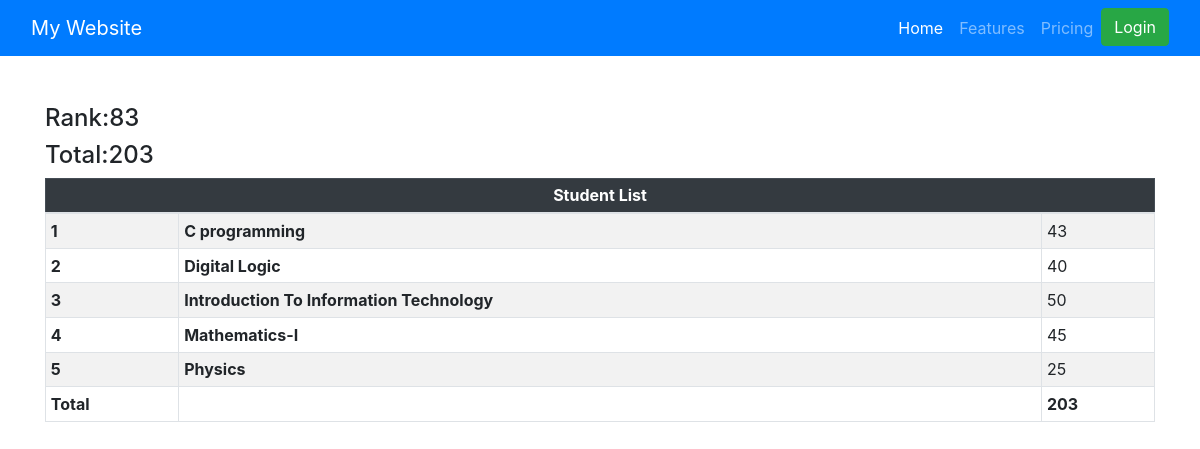
Screenshot of /see_marks/762/ with the database file from the repository.
### veggie/models.py (models this page shows, shortened)
class subjectMarks(models.Model):
    student=models.ForeignKey(Student,related_name="student_marks",on_delete=models.CASCADE)
    subject=models.ForeignKey(Subject,related_name="subject_marks",on_delete=models.CASCADE)
    marks=models.IntegerField(default=0)
    class Meta:
        unique_together = ['student', 'subject']
        ordering = ['student']
        verbose_name = "Subject Mark"

class Subject(models.Model):
    subject_name=models.CharField(max_length=100)
    subject_code=models.CharField(max_length=10,unique=True)
    class Meta:
        ordering = ['subject_name']
        verbose_name = "Subject"

### veggie/views.py (the view)
# urls.py: path('see_marks/<student_id>/', veggie_views.see_marks, name='see_marks'),
def see_marks(request,student_id):
    generate_report_card(student_id)
    queryset = subjectMarks.objects.filter(student__student_id__student_id=student_id)
    total_marks=queryset.aggregate(total_marks=Sum('marks'))
    current_rank=-1
    ranks=Student.objects.annotate(marks=Sum('student_marks__marks')).order_by('-marks','-student_age')
    i=1
    for rank in ranks:
        if rank.student_id.student_id==student_id:
            current_rank=i
            break
        i=i+1
    return render(request,'veggie/see_marks.html',context={
        'pages':'see_marks',
        'marks':queryset,
        'total':total_marks,
        'current_rank':current_rank
    })

### veggie/seed.py (called while the page is built)
def generate_report_card(student_id):
    current_rank=-1
    ranks=Student.objects.annotate(marks=Sum('student_marks__marks')).order_by('-marks','-student_age')
    i=1
    for rank in ranks:
        Reportcard.objects.create(
            student=rank,
            student_rank=i
        )
        i=i+1

### veggie/templates/veggie/see_marks.html (shortened to what this page needs)
{% extends 'base.html' %}
{% block start %}
<div class="container mt-5">
    <h4>Rank:{{current_rank}}</h4>
    <h4>Total:{{total.total_marks}}</h4>
  <table class="table table-striped table-bordered table-hover table-sm table-responsive-sm">
    <thead class="table-dark">
      <tr>
        <th colspan="6" class="text-center">Student List</th>
      </tr>
    <tbody>
      {% for mark in marks %}
      <tr>
        <th scope="row">{{ forloop.counter }}</th>
        <td>
          <b>{{mark.subject.subject_name}}</b>
      </td>
        <td>{{ mark.marks }}</td>
      </tr>
      {% endfor %}
      <tr>
      <th scope="row">Total</th>
      <td></td>
      <td><b>{{ total.total_marks }}</b></td>
    </tr>
    </tbody>
  </table>
{% endblock %}

### rows the page displays
subjectMarks: subject.subject_name "C programming", marks "43"
subjectMarks: subject.subject_name "Digital Logic", marks "40"
subjectMarks: subject.subject_name "Introduction To Information Technology", marks "50"
subjectMarks: subject.subject_name "Mathematics-I", marks "45"
subjectMarks: subject.subject_name "Physics", marks "25"

### other values shown
{{ current_rank }} "83"
{{ total.total_marks }} "203"
